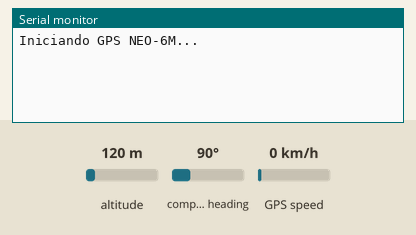
Simulated run of this sketch. Board: Arduino Uno, built with avr-gcc and run on an emulated ATmega328P. On the bench: the last lines printed to the serial monitor. Inputs (shaded band) come from the test bench; at power-on: altitude 120 m, compass heading 90°, GPS speed 0 km/h. The GPS gets a fix after 3 s at 37.7749, -122.4194 with 8 satellites.

Above: at 1.2 s.
1.3 s: altitude set to 20 m
At 3.9 s:
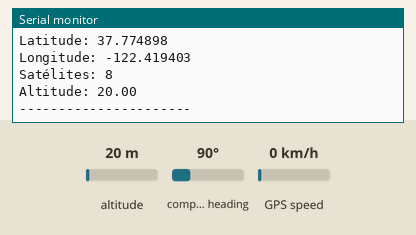
4.5 s: altitude set to 250 m
At 6.3 s:
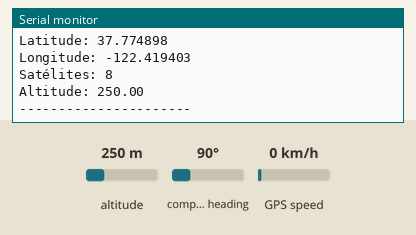

Measured:
- after the input at 1.3 s, the serial monitor: prints a new line after 1.8 s (image 1)
- after the input at 4.5 s, the serial monitor: prints a new line after 1.0 s (image 2)

The sketch:

Modulo_GPS.ino
```cpp
#include <SoftwareSerial.h>
#include <TinyGPS++.h>
#define blaud_serial 9600
// Pinos para comunicação com o GPS
static const int RXPin = 4, TXPin = 3;
static const uint32_t GPSBaud = 9600;

// Instâncias
SoftwareSerial gpsSerial(RXPin, TXPin);
TinyGPSPlus gps;

void setup() {
  Serial.begin(blaud_serial);
  gpsSerial.begin(GPSBaud);
  Serial.println("Iniciando GPS NEO-6M...");
}

void loop() {
  // Lê dados do GPS
  while (gpsSerial.available() > 0) {
    gps.encode(gpsSerial.read());

    if (gps.location.isUpdated()) {
      Serial.print("Latitude: ");
      Serial.println(gps.location.lat(), 6);
      Serial.print("Longitude: ");
      Serial.println(gps.location.lng(), 6);
      Serial.print("Satélites: ");
      Serial.println(gps.satellites.value());
      Serial.print("Altitude: ");
      Serial.println(gps.altitude.meters());
      Serial.println("----------------------");
    }
  }
}
```
